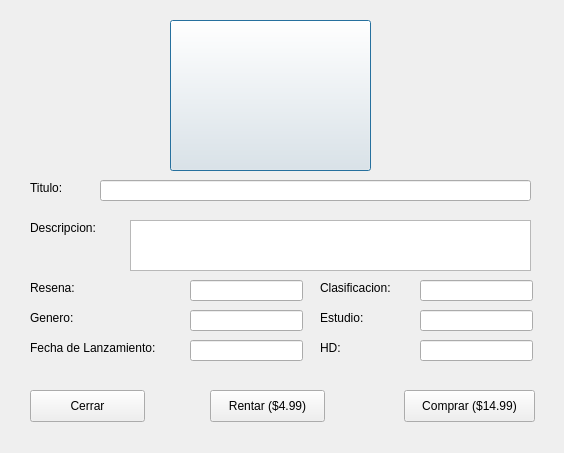
<?xml version="1.0" encoding="UTF-8"?>
<ui version="4.0">
 <class>InfoPelisPrem</class>
 <widget class="QDialog" name="InfoPelisPrem">
  <property name="geometry">
   <rect>
    <x>0</x>
    <y>0</y>
    <width>564</width>
    <height>453</height>
   </rect>
  </property>
  <property name="windowTitle">
   <string>Dialog</string>
  </property>
  <widget class="QLabel" name="label_3">
   <property name="geometry">
    <rect>
     <x>30</x>
     <y>280</y>
     <width>59</width>
     <height>16</height>
    </rect>
   </property>
   <property name="text">
    <string>Resena:</string>
   </property>
  </widget>
  <widget class="QPushButton" name="foto">
   <property name="enabled">
    <bool>true</bool>
   </property>
   <property name="geometry">
    <rect>
     <x>170</x>
     <y>20</y>
     <width>201</width>
     <height>151</height>
    </rect>
   </property>
   <property name="text">
    <string/>
   </property>
   <property name="checkable">
    <bool>false</bool>
   </property>
  </widget>
  <widget class="QLineEdit" name="resena">
   <property name="geometry">
    <rect>
     <x>190</x>
     <y>280</y>
     <width>113</width>
     <height>21</height>
    </rect>
   </property>
   <property name="readOnly">
    <bool>true</bool>
   </property>
  </widget>
  <widget class="QLineEdit" name="fecha">
   <property name="geometry">
    <rect>
     <x>190</x>
     <y>340</y>
     <width>113</width>
     <height>21</height>
    </rect>
   </property>
   <property name="readOnly">
    <bool>true</bool>
   </property>
  </widget>
  <widget class="QLabel" name="label_4">
   <property name="geometry">
    <rect>
     <x>320</x>
     <y>280</y>
     <width>91</width>
     <height>16</height>
    </rect>
   </property>
   <property name="text">
    <string>Clasificacion:</string>
   </property>
  </widget>
  <widget class="QLineEdit" name="clasi">
   <property name="geometry">
    <rect>
     <x>420</x>
     <y>280</y>
     <width>113</width>
     <height>21</height>
    </rect>
   </property>
   <property name="readOnly">
    <bool>true</bool>
   </property>
  </widget>
  <widget class="QTextEdit" name="descri">
   <property name="geometry">
    <rect>
     <x>130</x>
     <y>220</y>
     <width>401</width>
     <height>51</height>
    </rect>
   </property>
   <property name="readOnly">
    <bool>true</bool>
   </property>
  </widget>
  <widget class="QLabel" name="label_2">
   <property name="geometry">
    <rect>
     <x>30</x>
     <y>220</y>
     <width>91</width>
     <height>16</height>
    </rect>
   </property>
   <property name="text">
    <string>Descripcion:</string>
   </property>
  </widget>
  <widget class="QLabel" name="label_5">
   <property name="geometry">
    <rect>
     <x>30</x>
     <y>310</y>
     <width>59</width>
     <height>16</height>
    </rect>
   </property>
   <property name="text">
    <string>Genero:</string>
   </property>
  </widget>
  <widget class="QLineEdit" name="tamano">
   <property name="geometry">
    <rect>
     <x>420</x>
     <y>340</y>
     <width>113</width>
     <height>21</height>
    </rect>
   </property>
   <property name="readOnly">
    <bool>true</bool>
   </property>
  </widget>
  <widget class="QLabel" name="label_7">
   <property name="geometry">
    <rect>
     <x>30</x>
     <y>340</y>
     <width>151</width>
     <height>16</height>
    </rect>
   </property>
   <property name="text">
    <string>Fecha de Lanzamiento: </string>
   </property>
  </widget>
  <widget class="QLineEdit" name="estudio">
   <property name="geometry">
    <rect>
     <x>420</x>
     <y>310</y>
     <width>113</width>
     <height>21</height>
    </rect>
   </property>
   <property name="readOnly">
    <bool>true</bool>
   </property>
  </widget>
  <widget class="QLabel" name="label_6">
   <property name="geometry">
    <rect>
     <x>320</x>
     <y>310</y>
     <width>59</width>
     <height>16</height>
    </rect>
   </property>
   <property name="text">
    <string>Estudio:</string>
   </property>
  </widget>
  <widget class="QLabel" name="label">
   <property name="geometry">
    <rect>
     <x>30</x>
     <y>180</y>
     <width>59</width>
     <height>16</height>
    </rect>
   </property>
   <property name="text">
    <string>Titulo:</string>
   </property>
  </widget>
  <widget class="QLineEdit" name="titulo">
   <property name="geometry">
    <rect>
     <x>100</x>
     <y>180</y>
     <width>431</width>
     <height>21</height>
    </rect>
   </property>
   <property name="readOnly">
    <bool>true</bool>
   </property>
  </widget>
  <widget class="QLineEdit" name="genero">
   <property name="geometry">
    <rect>
     <x>190</x>
     <y>310</y>
     <width>113</width>
     <height>21</height>
    </rect>
   </property>
   <property name="readOnly">
    <bool>true</bool>
   </property>
  </widget>
  <widget class="QLabel" name="label_8">
   <property name="geometry">
    <rect>
     <x>320</x>
     <y>340</y>
     <width>59</width>
     <height>16</height>
    </rect>
   </property>
   <property name="text">
    <string>HD:</string>
   </property>
  </widget>
  <widget class="QPushButton" name="close">
   <property name="geometry">
    <rect>
     <x>30</x>
     <y>390</y>
     <width>115</width>
     <height>32</height>
    </rect>
   </property>
   <property name="text">
    <string>Cerrar</string>
   </property>
  </widget>
  <widget class="QPushButton" name="pushButton_2">
   <property name="geometry">
    <rect>
     <x>210</x>
     <y>390</y>
     <width>115</width>
     <height>32</height>
    </rect>
   </property>
   <property name="text">
    <string>Rentar ($4.99)</string>
   </property>
  </widget>
  <widget class="QPushButton" name="pushButton_3">
   <property name="geometry">
    <rect>
     <x>404</x>
     <y>390</y>
     <width>131</width>
     <height>32</height>
    </rect>
   </property>
   <property name="text">
    <string>Comprar ($14.99)</string>
   </property>
  </widget>
 </widget>
 <resources/>
 <connections/>
</ui>
